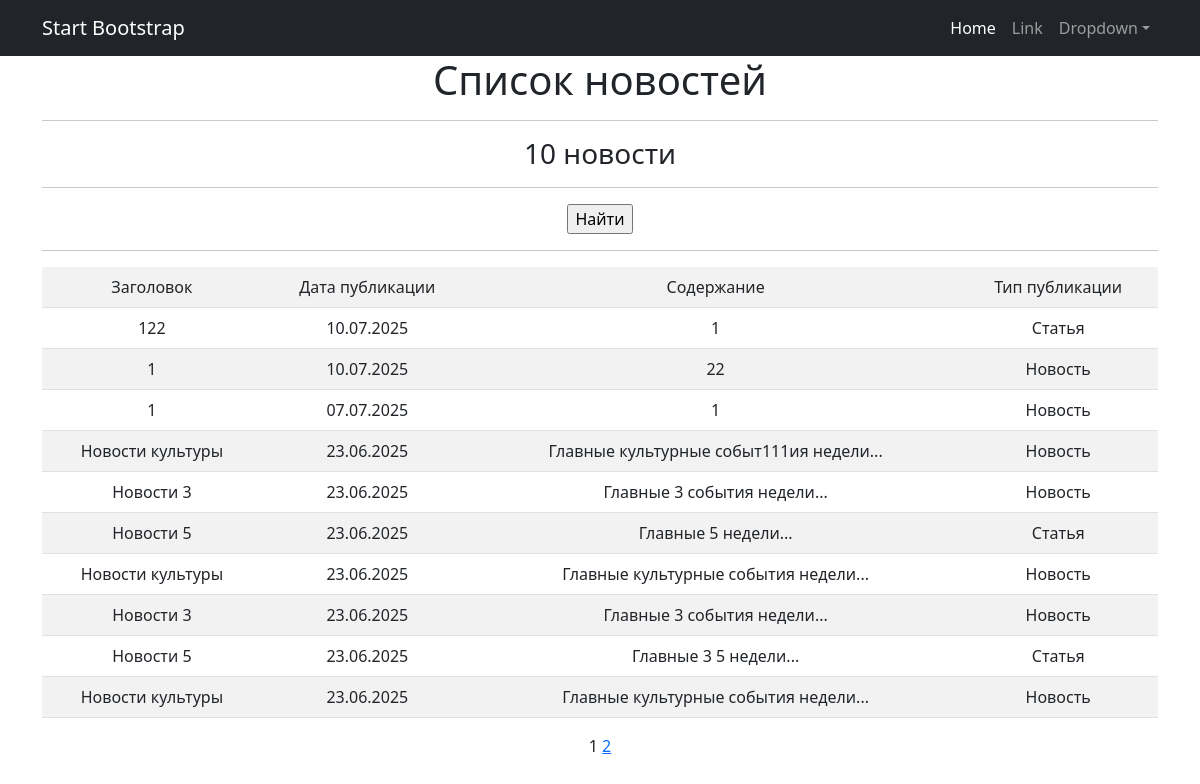
Page /news/ on the committed database.
### news/models.py (models this page shows, shortened)
class Post(models.Model):
    ARTICLE = 'AR'
    NEWS = 'NW'
    POST_TYPES = [
        (ARTICLE, 'Статья'),
        (NEWS, 'Новость')
    ]
    author = models.ForeignKey(Author, on_delete=models.CASCADE)
    date_created = models.DateTimeField(auto_now_add=True)
    category = models.ManyToManyField(Category, through='PostCategory')
    title = models.CharField(max_length=255, null=False)
    content = models.TextField(max_length=1000)
    rating = models.IntegerField(default=0)
    type_post = models.CharField(choices=POST_TYPES, default=ARTICLE)

### news/views.py (the view)
# urls.py: path('', NewsList.as_view(), name='news_list'),
class NewsList(ListView):
    model = Post
    template_name = 'news_list.html'
    ordering = '-date_created'
    context_object_name = 'news'
    paginate_by = 10

### news/templatetags/custom_filters.py (called while the page is built)
@register.filter()
def censor(value:str):
    if not isinstance(value, str):
        return str(value)
    res = []
    words = re.findall(r'(\w+|\s+|\W+)', value)
    for word in words:
        if word.strip().lower() in UNWANTED_WORDS:
            res.append('*'*len(word))
        else:
            res.append(word)
    return ''.join(res)

### news/templatetags/custom_tags.py (called while the page is built)
@register.simple_tag(takes_context=True)
def url_replace(context, **kwargs):
    d = context['request'].GET.copy()
    for k, v in kwargs.items():
        d[k] = v
    return d.urlencode()

### templates/news_list.html (shortened to what this page needs)
{% extends 'flatpages/default.html' %}
{% load custom_filters %}
{% load custom_tags %}
{% block content %}
    <h1>Список новостей</h1>
        <hr>
    {% if news %}
        <h3>{{ news|length }} новости</h3>
            <hr>
                <form action="" method="get">
               <input type="submit" value="Найти" />
                </form>
            <hr>
	    <table class="table table-striped">
        <tr>
            <td>Заголовок</td>
            <td>Дата публикации</td>
            <td>Содержание</td>
            <td>Тип публикации</td>
        </tr>
            {% for new in news %}
        <tr>
            <td>{{ new.title|censor }}</td>
            <td>{{ new.date_created|date:"d.m.Y" }}</td>
            <td>{{ new.content|truncatewords:20|censor }}</td>
            <td>{{ new.get_type_post_display }}</td>
        </tr>
        {% endfor %}
        </table>
    {% else %}
        <h2>Новостей нет</h2>
    {% endif %}
   {{ page_obj.number }}
   {% if page_obj.has_next %}
       <a href="?{% url_replace page=page_obj.next_page_number %}">{{ page_obj.next_page_number }}</a>
   {% endif %}
{% endblock content %}

### templates/flatpages/default.html (shortened to what this page needs)
<!DOCTYPE html>
<html lang="en">
    <head>
        {% load static %}
        <link href="{% static 'css/styles.css' %}" rel="stylesheet" />
    </head>
    <body>
        <nav class="navbar navbar-expand-lg navbar-dark bg-dark">
            <div class="container">
                <a class="navbar-brand" href="#">Start Bootstrap</a>
                <div class="collapse navbar-collapse" id="navbarSupportedContent">
                    <ul class="navbar-nav ms-auto mb-2 mb-lg-0">
                        <li class="nav-item"><a class="nav-link active" aria-current="page" href="#">Home</a></li>
                        <li class="nav-item"><a class="nav-link" href="#">Link</a></li>
                        <li class="nav-item dropdown">
                            <a class="nav-link dropdown-toggle" id="navbarDropdown" href="#" role="button" data-bs-toggle="dropdown" aria-expanded="false">Dropdown</a>
                        </li>
                    </ul>
                </div>
            </div>
        </nav>
        <div class="container">
           <div class="row">
               <div class="col-lg-12 text-center">
                   {% block content %}
                   {% endblock content %}
               </div>
           </div>
        </div>
    </body>
</html>

### rows in the picture
Post: title|censor "122", date_created "10.07.2025", content|censor "1", type_post "Статья"
Post: title|censor "1", date_created "10.07.2025", content|censor "22", type_post "Новость"
Post: title|censor "1", date_created "07.07.2025", content|censor "1", type_post "Новость"
Post: title|censor "Новости культуры", date_created "23.06.2025", content|censor "Главные культурные событ111ия недели...", type_post "Новость"
Post: title|censor "Новости 3", date_created "23.06.2025", content|censor "Главные 3 события недели...", type_post "Новость"
Post: title|censor "Новости 5", date_created "23.06.2025", content|censor "Главные 5 недели...", type_post "Статья"
Post: title|censor "Новости культуры", date_created "23.06.2025", content|censor "Главные культурные события недели...", type_post "Новость"
Post: title|censor "Новости 3", date_created "23.06.2025", content|censor "Главные 3 события недели...", type_post "Новость"
Post: title|censor "Новости 5", date_created "23.06.2025", content|censor "Главные 3 5 недели...", type_post "Статья"
Post: title|censor "Новости культуры", date_created "23.06.2025", content|censor "Главные культурные события недели...", type_post "Новость"

### other values in the picture
{{ news|length }} "10"
{{ page_obj.number }} "1"
{{ page_obj.next_page_number }} "2"
